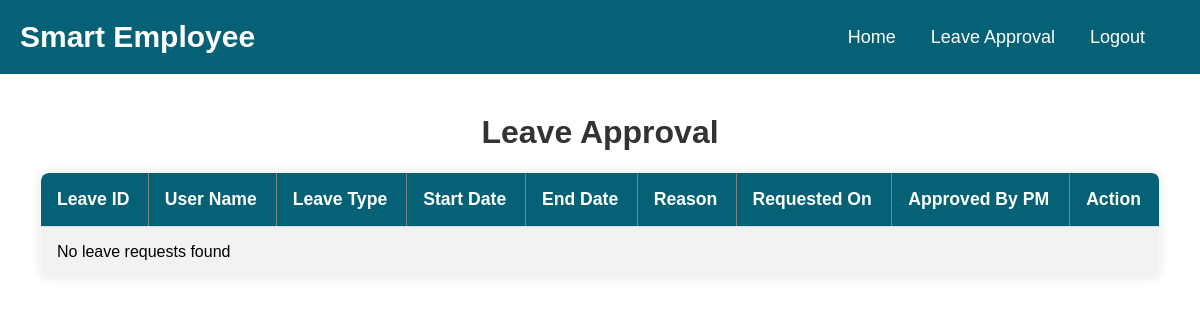
/HR_Manage_Leave_Request.php (signed in), run on an earlier commit of the app's database.
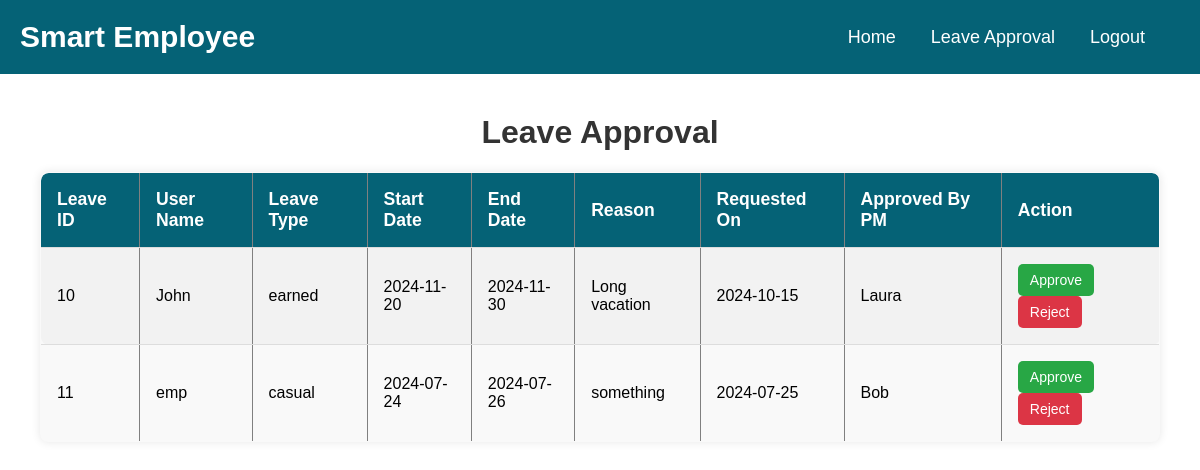
And on a later commit of the database.
### tables this page shows
CREATE TABLE `leaverequests` (
  `leave_id` int(11) NOT NULL,
  `user_id` int(11) NOT NULL,
  `LeaveType` enum('casual','sick','earned') NOT NULL,
  `start_date` date NOT NULL,
  `end_date` date NOT NULL,
  `reason` text NOT NULL,
  `status` enum('Pending','Approved by PM','Approved by HR','Rejected') NOT NULL DEFAULT 'Pending',
  `requested_on` date NOT NULL,
  `description` text DEFAULT NULL,
  `approved_by` int(11) DEFAULT NULL,
  `approval_date` date DEFAULT NULL
);

CREATE TABLE `users` (
  `user_id` int(11) NOT NULL,
  `username` varchar(255) NOT NULL,
  `password` varchar(255) NOT NULL,
  `role` varchar(50) DEFAULT NULL,
  `first_name` varchar(100) DEFAULT NULL,
  `last_name` varchar(100) DEFAULT NULL,
  `email` varchar(255) NOT NULL,
  `phone` varchar(15) DEFAULT NULL,
  `address` varchar(255) DEFAULT NULL,
  `date_joined` date DEFAULT NULL,
  `department` varchar(100) DEFAULT NULL,
  `job_title` varchar(100) DEFAULT NULL,
  `date_of_birth` date DEFAULT NULL,
  `emergency_contact_name` varchar(100) DEFAULT NULL,
  `emergency_contact_phone` varchar(15) DEFAULT NULL,
  `emergency_contact_relation` varchar(100) DEFAULT NULL,
  `project_id` int(11) DEFAULT NULL,
  `hourly_rate` int(11) NOT NULL
);

### HR_Manage_Leave_Request.php (the view, shortened to what this page needs)
<?php
include 'db_connection.php';
$sql = "SELECT lr.leave_id, lr.user_id, u.first_name AS user_name, lr.LeaveType, lr.start_date, lr.end_date, lr.reason, lr.requested_on,
        pm.first_name AS pm_name
        FROM LeaveRequests lr
        JOIN Users u ON lr.user_id = u.user_id
        JOIN Users pm ON lr.approved_by = pm.user_id
        WHERE lr.status = 'Approved by PM'";
$stmt = $pdo->query($sql);
?>
<!DOCTYPE html>
<html lang="en">
<head>
    <link rel="stylesheet" href="assets/css/style.css">
</head>
<body>
<header>
    <nav class="navigation">
        <a class="navigation-logo" href="#">Smart Employee</a>
        <div class="navigation-cont">
            <a class="navigation-link" href="hr-dashboard.php">Home</a>
            <a class="navigation-link" href="HR_Manage_Leave_Request.php">Leave Approval</a>
            <a class="navigation-link" href="logout.php">Logout</a>
        </div>
    </nav>
</header>
<main class="hr_leave">
    <h1 style="text-align: center;">Leave Approval</h1>
    <table border="1" class="hr_leave_table leave-requests-table table-striped">
        <tr>
            <th>Leave ID</th>
            <th>User Name</th>
            <th>Leave Type</th>
            <th>Start Date</th>
            <th>End Date</th>
            <th>Reason</th>
            <th>Requested On</th>
            <th>Approved By PM</th>
            <th>Action</th>
        </tr>
        <?php
        if ($stmt->rowCount() > 0) {
            while ($row = $stmt->fetch(PDO::FETCH_ASSOC)) {
                echo "<tr>";
                echo "<td>" . htmlspecialchars($row['leave_id']) . "</td>";
                echo "<td>" . htmlspecialchars($row['user_name']) . "</td>";
                echo "<td>" . htmlspecialchars($row['LeaveType']) . "</td>";
                echo "<td>" . htmlspecialchars($row['start_date']) . "</td>";
                echo "<td>" . htmlspecialchars($row['end_date']) . "</td>";
                echo "<td>" . htmlspecialchars($row['reason']) . "</td>";
                echo "<td>" . htmlspecialchars($row['requested_on']) . "</td>";
                echo "<td>" . htmlspecialchars($row['pm_name']) . "</td>";
                echo "<td>
                        <form method='post' action=''>
                            <input type='hidden' name='leave_id' value='" . htmlspecialchars($row['leave_id']) . "'>
                            <button type='submit' name='action' value='approve' class='btn btn-success btn-sm mt-2'>Approve</button>
                            <button type='submit' name='action' value='reject' class='btn btn-danger btn-sm mt-2'>Reject</button>
                        </form>
                      </td>";
                echo "</tr>";
            }
        } else {
            echo "<tr><td colspan='9'>No leave requests found</td></tr>";
        }
        ?>
    </table>
</main>
</body>
</html>

What changed in the data, as far as the page shows it:
now on this page (row edited): leaverequests: leave_id "10", user.first_name "John", LeaveType "earned", start_date "2024-11-20", end_date "2024-11-30", reason "Long vacation", requested_on "2024-10-15", approved_by.first_name "Laura"
now on this page (row edited): leaverequests: leave_id "11", user.first_name "emp", LeaveType "casual", start_date "2024-07-24", end_date "2024-07-26", reason "something", requested_on "2024-07-25", approved_by.first_name "Bob"
Also different on the page:
text no longer shown: "No leave requests found"
